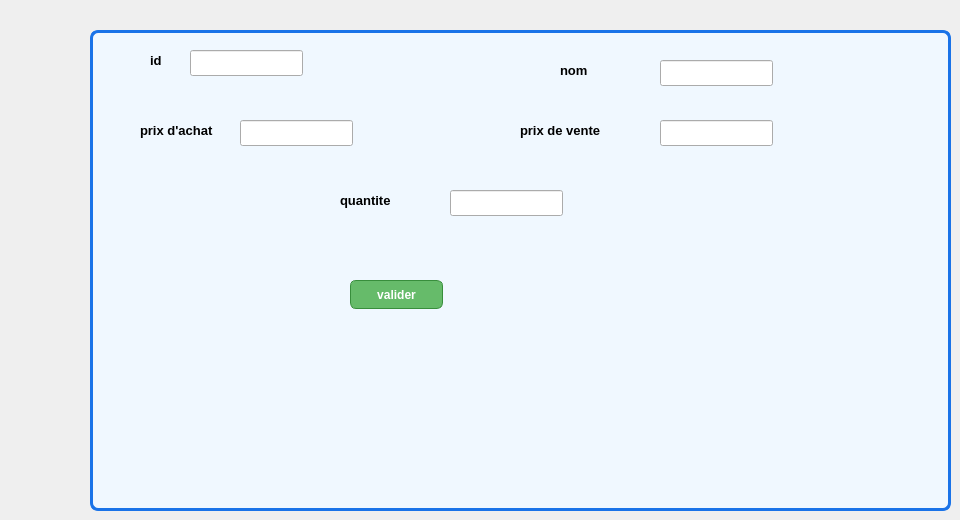
      <widget class="QWidget" name="tab_2">
       <attribute name="title">
        <string>ajout</string>
       </attribute>
       <widget class="QLabel" name="label_10">
        <property name="geometry">
         <rect>
          <x>150</x>
          <y>50</y>
          <width>81</width>
          <height>20</height>
         </rect>
        </property>
        <property name="font">
         <font>
          <pointsize>10</pointsize>
          <bold>true</bold>
         </font>
        </property>
        <property name="text">
         <string>id</string>
        </property>
       </widget>
       <widget class="QLineEdit" name="id">
        <property name="geometry">
         <rect>
          <x>190</x>
          <y>50</y>
          <width>113</width>
          <height>26</height>
         </rect>
        </property>
       </widget>
       <widget class="QLineEdit" name="nom">
        <property name="geometry">
         <rect>
          <x>660</x>
          <y>60</y>
          <width>113</width>
          <height>26</height>
         </rect>
        </property>
       </widget>
       <widget class="QLabel" name="label_11">
        <property name="geometry">
         <rect>
          <x>560</x>
          <y>60</y>
          <width>63</width>
          <height>20</height>
         </rect>
        </property>
        <property name="font">
         <font>
          <pointsize>10</pointsize>
          <bold>true</bold>
         </font>
        </property>
        <property name="text">
         <string>nom</string>
        </property>
       </widget>
       <widget class="QLabel" name="label_12">
        <property name="geometry">
         <rect>
          <x>140</x>
          <y>120</y>
          <width>101</width>
          <height>20</height>
         </rect>
        </property>
        <property name="font">
         <font>
          <pointsize>10</pointsize>
          <bold>true</bold>
         </font>
        </property>
        <property name="text">
         <string>prix d'achat</string>
        </property>
       </widget>
       <widget class="QLineEdit" name="pa">
        <property name="geometry">
         <rect>
          <x>240</x>
          <y>120</y>
          <width>113</width>
          <height>26</height>
         </rect>
        </property>
       </widget>
       <widget class="QLabel" name="label_13">
        <property name="geometry">
         <rect>
          <x>520</x>
          <y>120</y>
          <width>111</width>
          <height>20</height>
         </rect>
        </property>
        <property name="font">
         <font>
          <pointsize>10</pointsize>
          <bold>true</bold>
         </font>
        </property>
        <property name="text">
         <string>prix de vente</string>
        </property>
       </widget>
       <widget class="QLineEdit" name="pv">
        <property name="geometry">
         <rect>
          <x>660</x>
          <y>120</y>
          <width>113</width>
          <height>26</height>
         </rect>
        </property>
       </widget>
       <widget class="QLabel" name="label_14">
        <property name="geometry">
         <rect>
          <x>340</x>
          <y>190</y>
          <width>101</width>
          <height>20</height>
         </rect>
        </property>
        <property name="font">
         <font>
          <pointsize>10</pointsize>
          <bold>true</bold>
         </font>
        </property>
        <property name="text">
         <string>quantite</string>
        </property>
       </widget>
       <widget class="QLineEdit" name="quantite">
        <property name="geometry">
         <rect>
          <x>450</x>
          <y>190</y>
          <width>113</width>
          <height>26</height>
         </rect>
        </property>
       </widget>
       <widget class="QPushButton" name="Ajouter">
        <property name="geometry">
         <rect>
          <x>350</x>
          <y>280</y>
          <width>93</width>
          <height>29</height>
         </rect>
        </property>
        <property name="styleSheet">
         <string notr="true">QPushButton {
    color: #ffffff; /* Texte blanc */
    background-color: #66bb6a; /* Vert pour le fond */
    border: 1px solid #388e3c; /* Bordure légèrement plus foncée */
    border-radius: 6px; /* Coins arrondis */
    padding: 8px 12px; /* Espacement intérieur */
    font-weight: bold; /* Texte en gras */
}

QPushButton:hover {
    background-color: #66bb6a; /* Vert plus clair au survol */
}

QPushButton:pressed {
    background-color: #2e7d32; /* Vert foncé quand le bouton est cliqué */
}

</string>
        </property>
        <property name="text">
         <string>valider</string>
        </property>
       </widget>
       <widget class="QWidget" name="verticalLayoutWidget">
        <property name="geometry">
         <rect>
          <x>610</x>
          <y>270</y>
          <width>160</width>
          <height>80</height>
         </rect>
        </property>
        <layout class="QVBoxLayout" name="showMessage"/>
       </widget>
       <widget class="QListWidget" name="listWidget_3">
        <property name="geometry">
         <rect>
          <x>90</x>
          <y>30</y>
          <width>861</width>
          <height>481</height>
         </rect>
        </property>
        <property name="styleSheet">
         <string notr="true">QListWidget {
    border: 3px solid #1a73e8; /* Bordure épaisse avec une couleur bleue */
    border-radius: 8px; /* Coins arrondis pour un effet élégant */
    background-color: #f0f8ff; /* Fond clair et agréable pour le QListWidget */
}

QListWidget::item {
    padding: 10px; /* Espacement interne des éléments */
    border-bottom: 1px solid #1a73e8; /* Séparation des éléments par une ligne bleue */
}

QListWidget::item:selected {
    background-color: #90caf9; /* Couleur différente lors de la sélection */
    color: #1a1a1a; /* Couleur du texte pour l'élément sélectionné */
}

QListWidget::item:hover {
    background-color: #e1f5fe; /* Couleur plus claire lors du survol */
    color: #1a1a1a; /* Couleur du texte pour l'élément survolé */
}
</string>
        </property>
       </widget>
       <zorder>listWidget_3</zorder>
       <zorder>label_10</zorder>
       <zorder>id</zorder>
       <zorder>nom</zorder>
       <zorder>label_11</zorder>
       <zorder>label_12</zorder>
       <zorder>pa</zorder>
       <zorder>label_13</zorder>
       <zorder>pv</zorder>
       <zorder>label_14</zorder>
       <zorder>quantite</zorder>
       <zorder>Ajouter</zorder>
       <zorder>verticalLayoutWidget</zorder>
      </widget>
